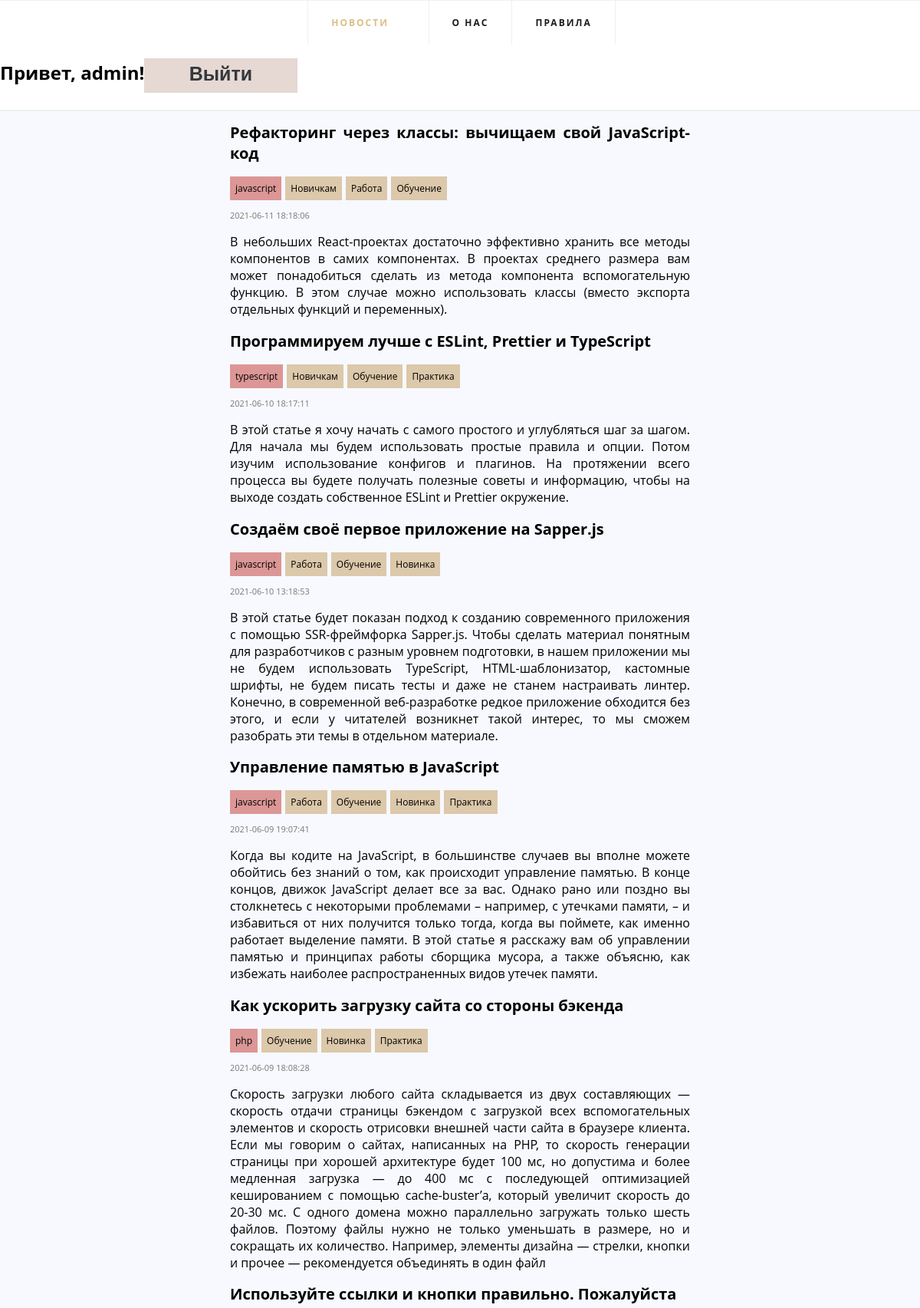
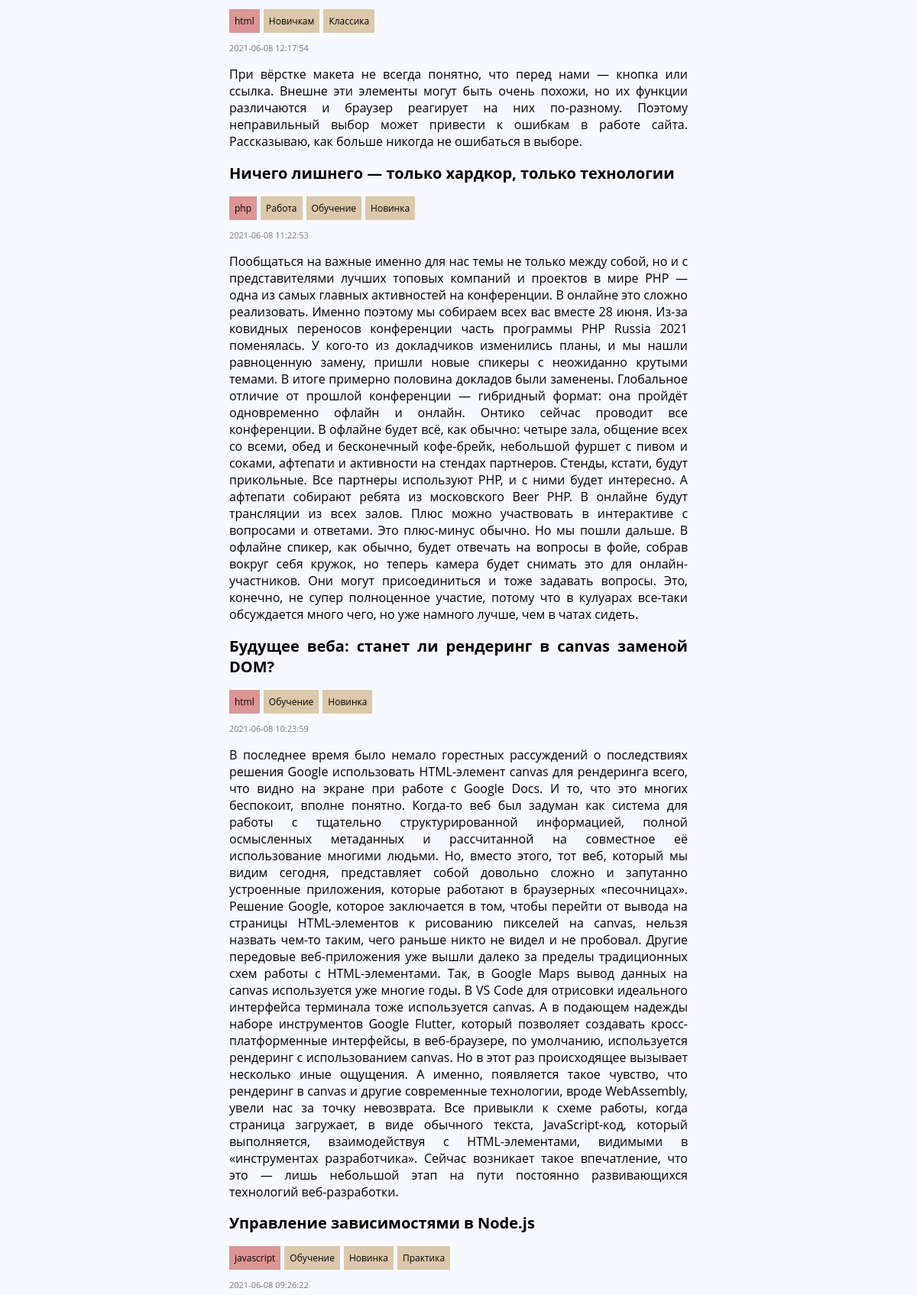
/articles.php (signed in, upper part), run on the app's committed database (2 pictures, top to bottom).
### tables this page shows
CREATE TABLE `news` (
  `id` int NOT NULL,
  `title` varchar(255) NOT NULL,
  `text` varchar(8000) NOT NULL,
  `post_date` timestamp NOT NULL,
  `group_name` varchar(100) NOT NULL
);

### dbconfig.php (called while the page is built, shortened)
<?
    class NewsDB{
        private $host;
        private $dbname;
        private $pdo;
        public $limit = 2;
        function __construct($host, $dbname){
            $this->host = $host;
            $this->dbname = $dbname;
        }
        function connect($login, $password){
            $dsn = 'mysql:host='.$this->host.';dbname='.$this->dbname;
            $this->pdo = new PDO($dsn, 'root', 'root');
        }
        function get_news($page = 0){
            $news = "SELECT * FROM news ORDER by post_date DESC";
            $limitsql = "LIMIT :limit OFFSET :start";
            if ($page > 0){
                $news = $news.' '.$limitsql;
                $offset = ($page - 1)*$this->limit;
                $query = $this->pdo->prepare($news);
                $query->bindValue('limit', $this->limit, PDO::PARAM_INT);
                $query->bindValue('start', $offset, PDO::PARAM_INT);
            } else {
                $query = $this->pdo->prepare($news);
            }
            $query->execute();
            return $query;
        }
        function get_news_categories($news_id){
            $sql = "SELECT cat_name, ru_name FROM `news` JOIN `categorized_news` cn ON news.id = cn.news_id JOIN `categories` c ON cn.cat_name = c.name WHERE id = :id";
            $query = $this->pdo->prepare($sql);
            $query->bindValue('id', $news_id, PDO::PARAM_INT);
            $query->execute();
            return $query;
        }
    }
?>

### news_form.php (the view)
<!DOCTYPE html>
<div class="newspaper">
    <h2><?php echo $row->title ?></h2>
    <div class="tags">
        <a href=<?php echo "/news/group-".$row->group_name."/" ?>><p class="group"><?php echo $row->group_name?></p></a>
        <?php
            $ncats = $db->get_news_categories($row->id);
            while($inrow = $ncats->fetch(PDO::FETCH_OBJ)){
                echo ('<a href="/news/group-'.$row->group_name.'/'.$inrow->cat_name.'/"><p class="category">'.$inrow->ru_name.'</p></a>') ;
            }
        ?>
    </div>
    <p class="date"><?php echo $row->post_date ?></p>
    <p><?php echo $row->text ?></p>
</div>

### articles.php (shortened to what this page needs)
<!DOCTYPE html>
<html>
    <head>
        <link href="/css/style.css" rel="stylesheet" type="text/css">
    </head>
    <body>
        <?php
            require 'dbconfig.php';
            $db = new NewsDB('localhost', 'webnews');
            $db->connect('root', 'root');
            require 'mainmenu.php';
            $group = $_GET['group'];
            $category = $_GET['category'];
            $page = (int)$_GET['page'];
            if ($group == null){
                $query = $db->get_news($page);
            } else if($category == null){
                $query = $db->get_grouped_news($group, $page);
                $count = $db->get_grouped_news($group)->rowCount();
            } else{
                $query = $db->get_gc_news($group, $category, $page);
                $count = $db->get_gc_news($group, $category)->rowCount();
            }
            while($row = $query->fetch(PDO::FETCH_OBJ)){
                require 'news_form.php';
            }
        ?>
    </body>
</html>

### css/style.css (style rules this page uses)
p { text-align: justify; }
div.newspaper { max-width: 600px; margin: auto; }
div.newspaper p { text-align: justify; }
div.newspaper h2 { text-align: justify; font-size: 20px; margin-bottom: 5px; }
div.newspaper p.date { color: rgb(120, 120, 120); font-size: 11px; margin: 0; }
div.newspaper .tags { display: flex; flex-direction: row; align-items: flex-start; }
div.newspaper .tags .group { padding: 7px; background-color: rgb(220, 150, 150); margin-right: 5px; }
div.newspaper .tags .category { padding: 7px; background-color: rgb(220, 200, 170); margin-right: 5px; }
.tags p { font-size: 12px; }
a { text-decoration: none; color: black; }
* { box-sizing: border-box; }
body { margin: 0; background: #f7f9fe; font-family: 'Open Sans', sans-serif; }

### data on the page
news: title "Рефакторинг через классы: вычищаем свой JavaScript-код", group_name "javascript", ru_name "Новичкам", ru_name "Работа", ru_name "Обучение", post_date "2021-06-11 18:18:06", text "В небольших React-проектах достаточно эффективно хранить все методы компонентов в самих компонентах. В проектах среднего размера вам может понадобиться сделать из метода компонента вспомогательную функцию. В этом случае можно использовать классы (вместо экспорта отдельных функций и переменных)."
news: title "Программируем лучше с ESLint, Prettier и TypeScript", group_name "typescript", ru_name "Новичкам", ru_name "Обучение", ru_name "Практика", post_date "2021-06-10 18:17:11", text "В этой статье я хочу начать с самого простого и углубляться шаг за шагом. Для начала мы будем использовать простые правила и опции. Потом изучим использование конфигов и плагинов. На протяжении всего процесса вы будете получать полезные советы и информацию, чтобы на выходе создать собственное ESLint и Prettier окружение."
news: title "Создаём своё первое приложение на Sapper.js", group_name "javascript", ru_name "Работа", ru_name "Обучение", ru_name "Новинка", post_date "2021-06-10 13:18:53", text "В этой статье будет показан подход к созданию современного приложения с помощью SSR-фреймфорка Sapper.js. Чтобы сделать материал понятным для разработчиков с разным уровнем подготовки, в нашем приложении мы не будем использовать TypeScript, HTML-шаблонизатор, кастомные шрифты, не будем писать тесты и даже не станем настраивать линтер. Конечно, в современной веб-разработке редкое приложение обходится без этого, и если у читателей возникнет такой интерес, то мы сможем разобрать эти темы в отдельном материале."
news: title "Управление памятью в JavaScript", group_name "javascript", ru_name "Работа", ru_name "Обучение", ru_name "Новинка", ru_name "Практика", post_date "2021-06-09 19:07:41", text "Когда вы кодите на JavaScript, в большинстве случаев вы вполне можете обойтись без знаний о том, как происходит управление памятью. В конце концов, движок JavaScript делает все за вас. Однако рано или поздно вы столкнетесь с некоторыми проблемами – например, с утечками памяти, – и избавиться от них получится только тогда, когда вы поймете, как именно работает выделение памяти. В этой статье я расскажу вам об управлении памятью и принципах работы сборщика мусора, а также объясню, как избежать наиболее распространенных видов утечек памяти."
news: title "Как ускорить загрузку сайта со стороны бэкенда", group_name "php", ru_name "Обучение", ru_name "Новинка", ru_name "Практика", post_date "2021-06-09 18:08:28", text "Скорость загрузки любого сайта складывается из двух составляющих — скорость отдачи страницы бэкендом с загрузкой всех вспомогательных элементов и скорость отрисовки внешней части сайта в браузере клиента. Если мы говорим о сайтах, написанных на PHP, то скорость генерации страницы при хорошей архитектуре будет 100 мс, но допустима и более медленная загрузка — до 400 мс с последующей оптимизацией кешированием с помощью cache-buster’а, который увеличит скорость до 20-30 мс. С одного домена можно параллельно загружать только шесть файлов. Поэтому файлы нужно не только уменьшать в размере, но и сокращать их количество. Например, элементы дизайна — стрелки, кнопки и прочее — рекомендуется…"
news: title "Используйте ссылки и кнопки правильно. Пожалуйста", group_name "html", ru_name "Новичкам", ru_name "Классика", post_date "2021-06-08 12:17:54", text "При вёрстке макета не всегда понятно, что перед нами — кнопка или ссылка. Внешне эти элементы могут быть очень похожи, но их функции различаются и браузер реагирует на них по-разному. Поэтому неправильный выбор может привести к ошибкам в работе сайта. Рассказываю, как больше никогда не ошибаться в выборе."
news: title "Ничего лишнего — только хардкор, только технологии", group_name "php", ru_name "Работа", ru_name "Обучение", ru_name "Новинка", post_date "2021-06-08 11:22:53", text "Пообщаться на важные именно для нас темы не только между собой, но и с представителями лучших топовых компаний и проектов в мире PHP — одна из самых главных активностей на конференции. В онлайне это сложно реализовать. Именно поэтому мы собираем всех вас вместе 28 июня. Из-за ковидных переносов конференции часть программы PHP Russia 2021 поменялась. У кого-то из докладчиков изменились планы, и мы нашли равноценную замену, пришли новые спикеры с неожиданно крутыми темами. В итоге примерно половина докладов были заменены. Глобальное отличие от прошлой конференции — гибридный формат: она пройдёт одновременно офлайн и онлайн. Онтико сейчас проводит все конференции. В офлайне будет всё, как…"
news: title "Будущее веба: станет ли рендеринг в canvas заменой DOM?", group_name "html", ru_name "Обучение", ru_name "Новинка", post_date "2021-06-08 10:23:59", text "В последнее время было немало горестных рассуждений о последствиях решения Google использовать HTML-элемент canvas для рендеринга всего, что видно на экране при работе с Google Docs. И то, что это многих беспокоит, вполне понятно. Когда-то веб был задуман как система для работы с тщательно структурированной информацией, полной осмысленных метаданных и рассчитанной на совместное её использование многими людьми. Но, вместо этого, тот веб, который мы видим сегодня, представляет собой довольно сложно и запутанно устроенные приложения, которые работают в браузерных «песочницах». Решение Google, которое заключается в том, чтобы перейти от вывода на страницы HTML-элементов к рисованию пикселей на…"
news: title "Управление зависимостями в Node.js", group_name "javascript", ru_name "Обучение", ru_name "Новинка", ru_name "Практика", post_date "2021-06-08 09:26:22"

### other printed values
$_SESSION['username'] "admin"
